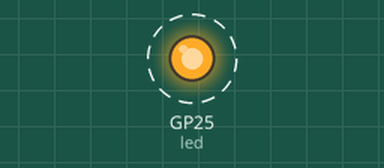
The program below on a simulated Raspberry Pi Pico running MicroPython. On the bench: output pins drawn as LEDs (lit = HIGH). Dashed ring = blinking.

Above: at 0.5 s.
Timing chart, 0 to 4.6 s (numbered marks = the images above):
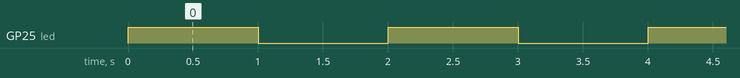

Measured:
- by itself, GP25 (led): alternates HIGH for 1.0 s and LOW for 1.0 s

The program:

LED_Blink.py
```python
# Check out this Tutorial video on my channel: https://youtu.be/08o1DQNwnBU
from machine import Pin
import utime
# Define the Onboard LED (GP25)
led = Pin(25, Pin.OUT)

while True:
  led.value(1)
  utime.sleep(1)
  led.value(0)
  utime.sleep(1)
```
